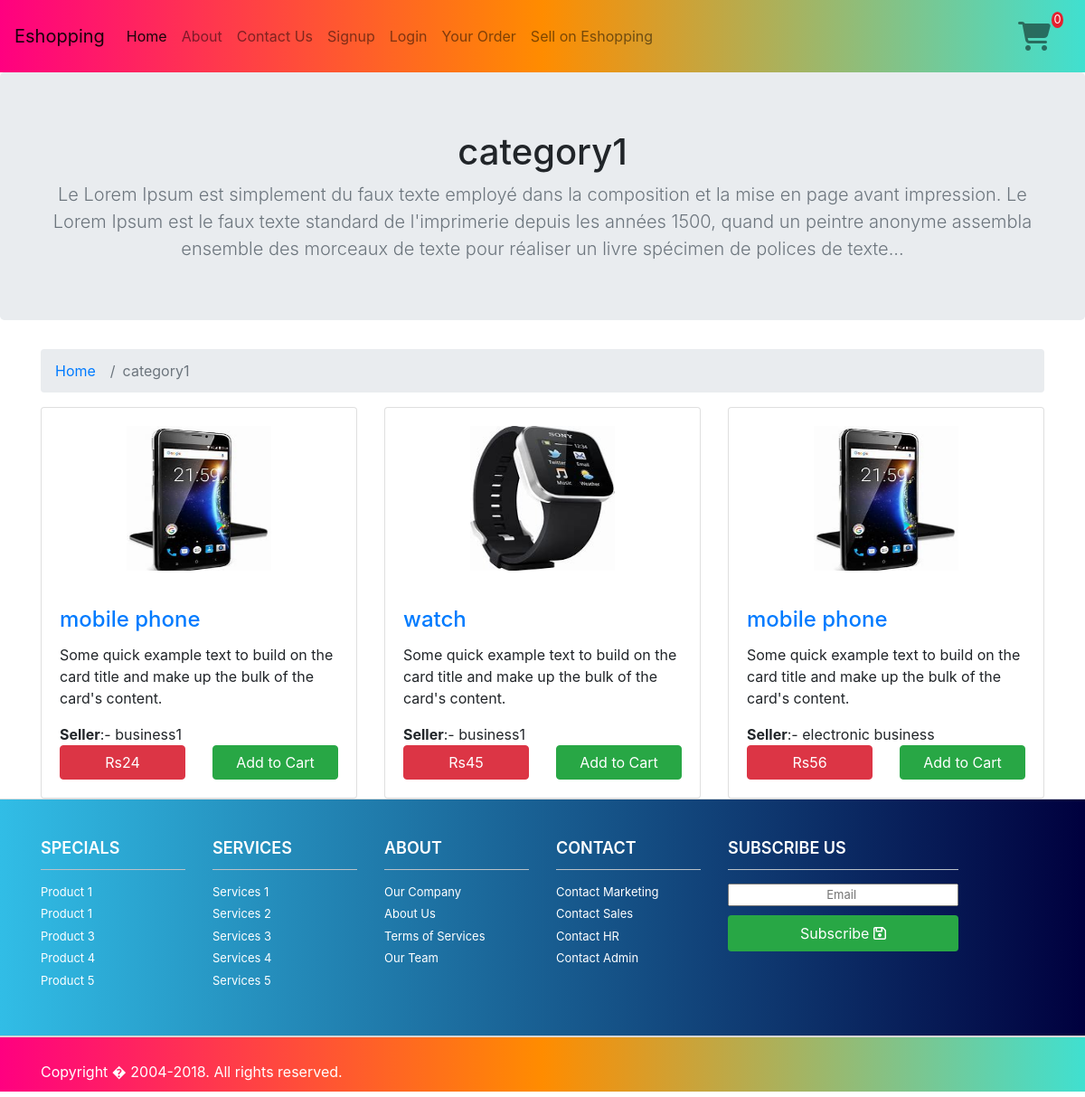
The app's page /a1/category/3 with its own data.
### a1/models.py (models this page shows, shortened)
class Category(models.Model):
    name=models.CharField(max_length=255,unique=True)

class Product(models.Model):
    user=models.ForeignKey(UserProfile,on_delete=models.CASCADE,related_name='sellers')
    category=models.ForeignKey(Category,on_delete=models.CASCADE,related_name='products')
    name=models.CharField(max_length=255)
    price=models.PositiveIntegerField()
    description=models.TextField()
    image=models.ImageField(upload_to='product_images',blank=True)

class UserProfile(User):
    phone_number=PhoneNumberField()
    bank_detail=models.BooleanField(default=False)
    business_detail=models.BooleanField(default=False)
    role=MultiSelectField(choices=MY_CHOICES,default='customer')

class BusinessDetail(models.Model):
    user=models.OneToOneField(UserProfile,on_delete=models.CASCADE,related_name="business")
    name=models.CharField(max_length=20)
    address=models.CharField(max_length=255)
    city=models.CharField(max_length=20)
    state=models.CharField(max_length=20)
    zip_code=models.CharField(max_length=20)

### a1/views.py (the view)
# urls.py: path('category/<int:pk>',views.Products.as_view(),name='cat_detail'),
class Products(DetailView):
    model=Category

### a1/context_processors.py (called while the page is built)
def func1(request):
    try:
        user_profile=UserProfile.objects.get(username=request.user.username)
        cart7=CartVariable.objects.get_or_create(user_id=user_profile.user_ptr_id)[0]
        return {'qty':cart7.total_qty}
    except:
        return {'qty':0}

### templates/a1/category_detail.html (shortened to what this page needs)
{% extends "a1/base.html" %}
{% block head %}
{% load static %}
<link rel="stylesheet" type="text/css" href="{% static 'css/category.css' %}">
{% endblock %}
{% block content %}
<section class="jumbotron text-center">
    <div class="container">
        <h1 class="jumbotron-heading">{{category.name}}</h1>
        <p class="lead text-muted mb-0">Le Lorem Ipsum est simplement du faux texte employé dans la composition et la mise en page avant impression. Le Lorem Ipsum est le faux texte standard de l'imprimerie depuis les années 1500, quand un peintre anonyme assembla ensemble des morceaux de texte pour réaliser un livre spécimen de polices de texte...</p>
    </div>
</section>
<div class="container">
    <div class="row">
        <div class="col">
            <nav aria-label="breadcrumb">
                <ol class="breadcrumb">
                    <li class="breadcrumb-item"><a href="{% url 'home' %}">Home</a></li>
                    <li class="breadcrumb-item active" aria-current="page">{{category.name}}</li>
                </ol>
            </nav>
        </div>
    </div>
</div>
 <div class="container">
    <div class="row">
        <div class="col">
            <div class="row">
                {%for product in category.products.all%}
                <div class="col-12 col-md-6 col-lg-4">
                    <div class="card" >
                        <center><img class="card-img-top" src="{{product.image.url}}" alt="Card image cap" height="200" style="padding: 20px; width: 200px;" ></center>
                        <div class="card-body">
                            <h4 class="card-title"><a href="{% url 'a1:prod_detail' pk=product.pk %}" title="View Product">{{product.name}}</a></h4>
                            <p class="card-text">Some quick example text to build on the card title and make up the bulk of the card's content.</p>
                            <b>Seller</b>:- {{product.user.business.name}}
                            <div class="row">
                                <div class="col">
                                    <a href="{% url 'a1:prod_detail' pk=product.pk %}" class="btn btn-danger btn-block">Rs{{product.price}}</a>
                                </div>
                                <div class="col">
                                    <button class="likebutton btn btn-success btn-block" id="like{{ product.id }}"  data-catid="{{ product.id }}" >Add to Cart</button>
                                </div>
                            </div>
                        </div>
                    </div>
                </div>
                {%endfor%}
            </div>
        </div>
    </div>
</div>
{% endblock %}

### records on screen
Category: name "category1"
Product: image (picture), name "mobile phone", user.business.name "business1", price "24"
Product: image (picture), name "watch", user.business.name "business1", price "45"
Product: image (picture), name "mobile phone", user.business.name "electronic business", price "56"
